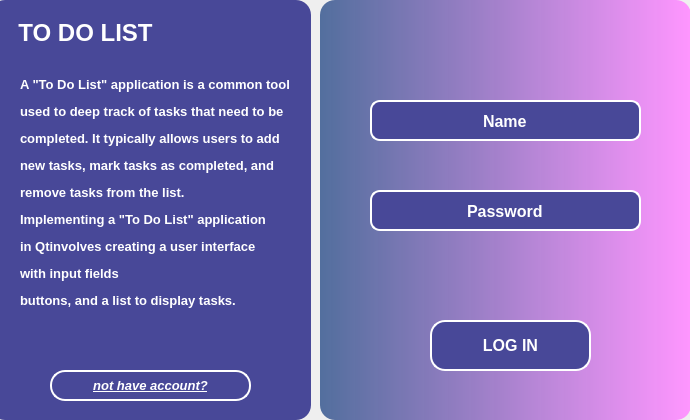
<?xml version="1.0" encoding="UTF-8"?>
<ui version="4.0">
 <class>LogInForm</class>
 <widget class="QWidget" name="LogInForm">
  <property name="geometry">
   <rect>
    <x>0</x>
    <y>0</y>
    <width>690</width>
    <height>420</height>
   </rect>
  </property>
  <property name="windowTitle">
   <string>ToDoList</string>
  </property>
  <widget class="QFrame" name="frame_2">
   <property name="geometry">
    <rect>
     <x>320</x>
     <y>0</y>
     <width>371</width>
     <height>420</height>
    </rect>
   </property>
   <property name="styleSheet">
    <string notr="true">QFrame {
background:qlineargradient(spread:pad, x1:0, y1:0, x2:1, y2:0, stop:0 rgba(72, 102, 152, 239), stop:1 rgba(255, 150, 255, 255));
   border-radius: 15px;
}</string>
   </property>
   <property name="frameShape">
    <enum>QFrame::StyledPanel</enum>
   </property>
   <property name="frameShadow">
    <enum>QFrame::Raised</enum>
   </property>
   <widget class="QLineEdit" name="passwordLineEdit">
    <property name="geometry">
     <rect>
      <x>50</x>
      <y>190</y>
      <width>271</width>
      <height>41</height>
     </rect>
    </property>
    <property name="styleSheet">
     <string notr="true">QLineEdit
 {
    background-color : rgb(72, 72, 152);
    color: white; 
    padding: 10px 20px;
  	border: 2px solid rgb(255, 255, 255); 
    border-radius: 10px;
	font-family: Arial; 
    font-size: 16px;
	font-weight: bold
}</string>
    </property>
    <property name="text">
     <string>Password</string>
    </property>
    <property name="echoMode">
     <enum>QLineEdit::Normal</enum>
    </property>
    <property name="alignment">
     <set>Qt::AlignCenter</set>
    </property>
   </widget>
   <widget class="QPushButton" name="logInPushButton">
    <property name="geometry">
     <rect>
      <x>110</x>
      <y>320</y>
      <width>161</width>
      <height>51</height>
     </rect>
    </property>
    <property name="cursor">
     <cursorShape>PointingHandCursor</cursorShape>
    </property>
    <property name="styleSheet">
     <string notr="true">QPushButton {
    background-color : rgb(72, 72, 152);
    color: white; 
    padding: 10px 20px;
    border: 2px solid rgb(255, 255, 255); 
    border-radius: 15px;
	font-family: Arial; 
    font-size: 16px;
    text-align: center; 
	font-weight: bold;
	
}

QPushButton:hover {
    background-color: rgb(45, 45, 95); 
    border-color: rgb(45, 45, 95);
}

</string>
    </property>
    <property name="text">
     <string>LOG IN</string>
    </property>
   </widget>
   <widget class="QLineEdit" name="nameLineEdit">
    <property name="geometry">
     <rect>
      <x>50</x>
      <y>100</y>
      <width>271</width>
      <height>41</height>
     </rect>
    </property>
    <property name="styleSheet">
     <string notr="true">QLineEdit
 {
    background-color : rgb(72, 72, 152);
    color: white; 
    padding: 10px 20px;
    border: 2px solid rgb(255, 255, 255); 
    border-radius: 10px;
	font-family: Arial; 
    font-size: 16px;
	font-weight: bold
}</string>
    </property>
    <property name="text">
     <string>Name</string>
    </property>
    <property name="alignment">
     <set>Qt::AlignCenter</set>
    </property>
   </widget>
  </widget>
  <widget class="QFrame" name="frame">
   <property name="geometry">
    <rect>
     <x>-10</x>
     <y>0</y>
     <width>321</width>
     <height>420</height>
    </rect>
   </property>
   <property name="styleSheet">
    <string notr="true">QFrame {
	background-color : rgb(72, 72, 152);
	color: white;
   border-radius: 15px;
}</string>
   </property>
   <property name="frameShape">
    <enum>QFrame::StyledPanel</enum>
   </property>
   <property name="frameShadow">
    <enum>QFrame::Raised</enum>
   </property>
   <widget class="QLabel" name="toDoListLabel">
    <property name="geometry">
     <rect>
      <x>20</x>
      <y>20</y>
      <width>151</width>
      <height>41</height>
     </rect>
    </property>
    <property name="styleSheet">
     <string notr="true">QLabel
{
	 font-family: Arial; /* Font family */
    font-size: 24px; /* Font size */
    font-weight: bold; /* Bold text */
    color: white; /* Text color */
    margin-bottom: 15px; /* Bottom margin */
}
</string>
    </property>
    <property name="text">
     <string>TO DO LIST</string>
    </property>
    <property name="alignment">
     <set>Qt::AlignCenter</set>
    </property>
   </widget>
   <widget class="QLabel" name="someInfoLabel">
    <property name="geometry">
     <rect>
      <x>30</x>
      <y>50</y>
      <width>281</width>
      <height>271</height>
     </rect>
    </property>
    <property name="styleSheet">
     <string notr="true">QLabel
{
	font: ;
	font: 900 11pt &quot;Segoe UI&quot;;
    font-size: 13px;
    text-align: center; 
	font-weight: bold;
}</string>
    </property>
    <property name="text">
     <string>&lt;html&gt;&lt;head/&gt;&lt;body&gt;&lt;p&gt;&lt;br/&gt;A &amp;quot;To Do List&amp;quot; application is a common tool&lt;/p&gt;&lt;p&gt; used to deep track of tasks that need to be &lt;/p&gt;&lt;p&gt;completed. It typically allows users to add &lt;/p&gt;&lt;p&gt;new tasks, mark tasks as completed, and&lt;/p&gt;&lt;p&gt;remove tasks from the list.&lt;/p&gt;&lt;p&gt;Implementing a &amp;quot;To Do List&amp;quot; application &lt;/p&gt;&lt;p&gt;in Qtinvolves creating a user interface &lt;/p&gt;&lt;p&gt;with input fields&lt;/p&gt;&lt;p&gt;buttons, and a list to display tasks.&lt;/p&gt;&lt;/body&gt;&lt;/html&gt;</string>
    </property>
    <property name="alignment">
     <set>Qt::AlignLeading|Qt::AlignLeft|Qt::AlignVCenter</set>
    </property>
   </widget>
   <widget class="QPushButton" name="notHaveAccountButton">
    <property name="geometry">
     <rect>
      <x>60</x>
      <y>370</y>
      <width>201</width>
      <height>31</height>
     </rect>
    </property>
    <property name="font">
     <font>
      <family>Arial</family>
      <pointsize>10</pointsize>
      <italic>true</italic>
      <bold>true</bold>
      <underline>true</underline>
     </font>
    </property>
    <property name="cursor">
     <cursorShape>PointingHandCursor</cursorShape>
    </property>
    <property name="styleSheet">
     <string notr="true">QPushButton {
    background-color : rgb(72, 72, 152);
    color: white; 
    padding: 6px 15px;
    border: 2px solid rgb(255, 255, 255); 
    border-radius: 15px;
	font-family: Arial; 
    text-align: center; 
	font-weight: bold;
	
}

QPushButton:hover {
    background-color: rgb(45, 45, 95); 
    border-color: rgb(45, 45, 95);
}

</string>
    </property>
    <property name="text">
     <string>not have account?</string>
    </property>
   </widget>
  </widget>
 </widget>
 <resources/>
 <connections/>
</ui>
